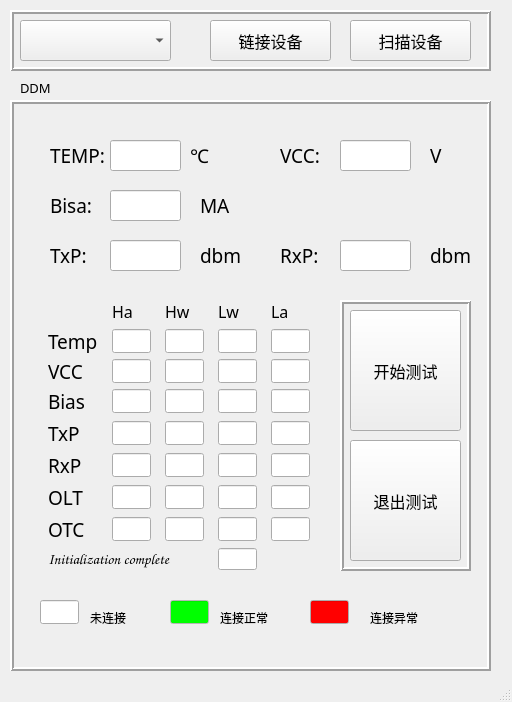
<?xml version="1.0" encoding="UTF-8"?>
<ui version="4.0">
 <class>MainWindow</class>
 <widget class="QMainWindow" name="MainWindow">
  <property name="geometry">
   <rect>
    <x>0</x>
    <y>0</y>
    <width>512</width>
    <height>702</height>
   </rect>
  </property>
  <property name="windowTitle">
   <string>MainWindow</string>
  </property>
  <property name="windowIcon">
   <iconset>
    <normaloff>:/img/maple.png</normaloff>:/img/maple.png</iconset>
  </property>
  <widget class="QWidget" name="centralwidget">
   <widget class="QFrame" name="COM_fram">
    <property name="geometry">
     <rect>
      <x>10</x>
      <y>10</y>
      <width>481</width>
      <height>61</height>
     </rect>
    </property>
    <property name="frameShape">
     <enum>QFrame::Box</enum>
    </property>
    <property name="frameShadow">
     <enum>QFrame::Raised</enum>
    </property>
    <property name="lineWidth">
     <number>2</number>
    </property>
    <widget class="QComboBox" name="comboBox_com">
     <property name="geometry">
      <rect>
       <x>10</x>
       <y>10</y>
       <width>151</width>
       <height>41</height>
      </rect>
     </property>
     <property name="font">
      <font>
       <family>黑体</family>
       <pointsize>12</pointsize>
      </font>
     </property>
    </widget>
    <widget class="QPushButton" name="pushButton_link_com">
     <property name="geometry">
      <rect>
       <x>200</x>
       <y>10</y>
       <width>121</width>
       <height>41</height>
      </rect>
     </property>
     <property name="font">
      <font>
       <family>黑体</family>
       <pointsize>12</pointsize>
      </font>
     </property>
     <property name="text">
      <string>链接设备</string>
     </property>
    </widget>
    <widget class="QPushButton" name="pushButton_sweep_com">
     <property name="geometry">
      <rect>
       <x>340</x>
       <y>10</y>
       <width>121</width>
       <height>41</height>
      </rect>
     </property>
     <property name="font">
      <font>
       <family>黑体</family>
       <pointsize>12</pointsize>
      </font>
     </property>
     <property name="text">
      <string>扫描设备</string>
     </property>
    </widget>
   </widget>
   <widget class="QFrame" name="DDM_fram">
    <property name="geometry">
     <rect>
      <x>10</x>
      <y>100</y>
      <width>481</width>
      <height>571</height>
     </rect>
    </property>
    <property name="frameShape">
     <enum>QFrame::Box</enum>
    </property>
    <property name="frameShadow">
     <enum>QFrame::Raised</enum>
    </property>
    <property name="lineWidth">
     <number>2</number>
    </property>
    <widget class="QLineEdit" name="lineEdit_Temp">
     <property name="geometry">
      <rect>
       <x>100</x>
       <y>40</y>
       <width>71</width>
       <height>31</height>
      </rect>
     </property>
    </widget>
    <widget class="QLineEdit" name="lineEdit_VCC">
     <property name="geometry">
      <rect>
       <x>330</x>
       <y>40</y>
       <width>71</width>
       <height>31</height>
      </rect>
     </property>
    </widget>
    <widget class="QLabel" name="label_temp">
     <property name="geometry">
      <rect>
       <x>40</x>
       <y>40</y>
       <width>61</width>
       <height>31</height>
      </rect>
     </property>
     <property name="font">
      <font>
       <family>黑体</family>
       <pointsize>14</pointsize>
      </font>
     </property>
     <property name="text">
      <string>TEMP:</string>
     </property>
    </widget>
    <widget class="QLabel" name="label_VCC">
     <property name="geometry">
      <rect>
       <x>270</x>
       <y>40</y>
       <width>61</width>
       <height>31</height>
      </rect>
     </property>
     <property name="font">
      <font>
       <family>黑体</family>
       <pointsize>14</pointsize>
      </font>
     </property>
     <property name="text">
      <string>VCC:</string>
     </property>
    </widget>
    <widget class="QLabel" name="label_temp_3">
     <property name="geometry">
      <rect>
       <x>180</x>
       <y>40</y>
       <width>61</width>
       <height>31</height>
      </rect>
     </property>
     <property name="font">
      <font>
       <family>黑体</family>
       <pointsize>14</pointsize>
      </font>
     </property>
     <property name="text">
      <string>℃</string>
     </property>
    </widget>
    <widget class="QLabel" name="label_temp_4">
     <property name="geometry">
      <rect>
       <x>420</x>
       <y>40</y>
       <width>61</width>
       <height>31</height>
      </rect>
     </property>
     <property name="font">
      <font>
       <family>黑体</family>
       <pointsize>14</pointsize>
      </font>
     </property>
     <property name="text">
      <string>V</string>
     </property>
    </widget>
    <widget class="QWidget" name="gridLayoutWidget_4">
     <property name="geometry">
      <rect>
       <x>30</x>
       <y>200</y>
       <width>281</width>
       <height>270</height>
      </rect>
     </property>
     <layout class="QGridLayout" name="gridLayout_D">
      <item row="9" column="3">
       <widget class="QLineEdit" name="lineEdit_INIT">
        <property name="maximumSize">
         <size>
          <width>39</width>
          <height>24</height>
         </size>
        </property>
       </widget>
      </item>
      <item row="5" column="0">
       <widget class="QLabel" name="label_temp_23">
        <property name="font">
         <font>
          <family>黑体</family>
          <pointsize>14</pointsize>
         </font>
        </property>
        <property name="text">
         <string>TxP</string>
        </property>
       </widget>
      </item>
      <item row="2" column="0">
       <widget class="QLabel" name="label_temp_43">
        <property name="maximumSize">
         <size>
          <width>60</width>
          <height>24</height>
         </size>
        </property>
        <property name="font">
         <font>
          <family>黑体</family>
          <pointsize>14</pointsize>
         </font>
        </property>
        <property name="text">
         <string>Temp</string>
        </property>
       </widget>
      </item>
      <item row="6" column="0">
       <widget class="QLabel" name="label_temp_22">
        <property name="font">
         <font>
          <family>黑体</family>
          <pointsize>14</pointsize>
         </font>
        </property>
        <property name="text">
         <string>RxP</string>
        </property>
       </widget>
      </item>
      <item row="4" column="0">
       <widget class="QLabel" name="label_temp_24">
        <property name="font">
         <font>
          <family>黑体</family>
          <pointsize>14</pointsize>
         </font>
        </property>
        <property name="text">
         <string>Bias</string>
        </property>
       </widget>
      </item>
      <item row="1" column="2">
       <widget class="QLabel" name="label_temp_69">
        <property name="maximumSize">
         <size>
          <width>40</width>
          <height>35</height>
         </size>
        </property>
        <property name="font">
         <font>
          <family>黑体</family>
          <pointsize>12</pointsize>
         </font>
        </property>
        <property name="text">
         <string>Hw</string>
        </property>
       </widget>
      </item>
      <item row="2" column="1">
       <widget class="QLineEdit" name="lineEdit_Temp_1">
        <property name="maximumSize">
         <size>
          <width>39</width>
          <height>24</height>
         </size>
        </property>
       </widget>
      </item>
      <item row="5" column="2">
       <widget class="QLineEdit" name="lineEdit_TxP_2">
        <property name="maximumSize">
         <size>
          <width>39</width>
          <height>24</height>
         </size>
        </property>
       </widget>
      </item>
      <item row="3" column="2">
       <widget class="QLineEdit" name="lineEdit_VCC_2">
        <property name="maximumSize">
         <size>
          <width>39</width>
          <height>24</height>
         </size>
        </property>
       </widget>
      </item>
      <item row="4" column="3">
       <widget class="QLineEdit" name="lineEdit_Bias_3">
        <property name="maximumSize">
         <size>
          <width>39</width>
          <height>24</height>
         </size>
        </property>
       </widget>
      </item>
      <item row="4" column="2">
       <widget class="QLineEdit" name="lineEdit_Bias_2">
        <property name="maximumSize">
         <size>
          <width>39</width>
          <height>24</height>
         </size>
        </property>
       </widget>
      </item>
      <item row="3" column="0">
       <widget class="QLabel" name="label_temp_42">
        <property name="maximumSize">
         <size>
          <width>36</width>
          <height>24</height>
         </size>
        </property>
        <property name="font">
         <font>
          <family>黑体</family>
          <pointsize>14</pointsize>
         </font>
        </property>
        <property name="text">
         <string>VCC</string>
        </property>
       </widget>
      </item>
      <item row="7" column="0">
       <widget class="QLabel" name="label_temp_27">
        <property name="font">
         <font>
          <family>黑体</family>
          <pointsize>14</pointsize>
         </font>
        </property>
        <property name="text">
         <string>OLT</string>
        </property>
       </widget>
      </item>
      <item row="5" column="4">
       <widget class="QLineEdit" name="lineEdit_TxP_4">
        <property name="maximumSize">
         <size>
          <width>39</width>
          <height>24</height>
         </size>
        </property>
       </widget>
      </item>
      <item row="4" column="4">
       <widget class="QLineEdit" name="lineEdit_Bias_4">
        <property name="maximumSize">
         <size>
          <width>39</width>
          <height>24</height>
         </size>
        </property>
       </widget>
      </item>
      <item row="5" column="3">
       <widget class="QLineEdit" name="lineEdit_TxP_3">
        <property name="maximumSize">
         <size>
          <width>39</width>
          <height>24</height>
         </size>
        </property>
       </widget>
      </item>
      <item row="1" column="4">
       <widget class="QLabel" name="label_temp_70">
        <property name="maximumSize">
         <size>
          <width>40</width>
          <height>35</height>
         </size>
        </property>
        <property name="font">
         <font>
          <family>黑体</family>
          <pointsize>12</pointsize>
         </font>
        </property>
        <property name="text">
         <string>La</string>
        </property>
       </widget>
      </item>
      <item row="3" column="1">
       <widget class="QLineEdit" name="lineEdit_VCC_1">
        <property name="maximumSize">
         <size>
          <width>39</width>
          <height>24</height>
         </size>
        </property>
       </widget>
      </item>
      <item row="3" column="4">
       <widget class="QLineEdit" name="lineEdit_VCC_4">
        <property name="maximumSize">
         <size>
          <width>39</width>
          <height>24</height>
         </size>
        </property>
       </widget>
      </item>
      <item row="6" column="3">
       <widget class="QLineEdit" name="lineEdit_RxP_3">
        <property name="maximumSize">
         <size>
          <width>39</width>
          <height>24</height>
         </size>
        </property>
       </widget>
      </item>
      <item row="3" column="3">
       <widget class="QLineEdit" name="lineEdit_VCC_3">
        <property name="maximumSize">
         <size>
          <width>39</width>
          <height>24</height>
         </size>
        </property>
       </widget>
      </item>
      <item row="2" column="4">
       <widget class="QLineEdit" name="lineEdit_Temp_4">
        <property name="maximumSize">
         <size>
          <width>39</width>
          <height>24</height>
         </size>
        </property>
       </widget>
      </item>
      <item row="6" column="4">
       <widget class="QLineEdit" name="lineEdit_RxP_4">
        <property name="maximumSize">
         <size>
          <width>39</width>
          <height>24</height>
         </size>
        </property>
       </widget>
      </item>
      <item row="2" column="2">
       <widget class="QLineEdit" name="lineEdit_Temp_2">
        <property name="maximumSize">
         <size>
          <width>39</width>
          <height>24</height>
         </size>
        </property>
       </widget>
      </item>
      <item row="6" column="2">
       <widget class="QLineEdit" name="lineEdit_RxP_2">
        <property name="maximumSize">
         <size>
          <width>39</width>
          <height>24</height>
         </size>
        </property>
       </widget>
      </item>
      <item row="4" column="1">
       <widget class="QLineEdit" name="lineEdit_Bias_1">
        <property name="maximumSize">
         <size>
          <width>39</width>
          <height>24</height>
         </size>
        </property>
       </widget>
      </item>
      <item row="1" column="1">
       <widget class="QLabel" name="label_temp_75">
        <property name="maximumSize">
         <size>
          <width>40</width>
          <height>35</height>
         </size>
        </property>
        <property name="font">
         <font>
          <family>黑体</family>
          <pointsize>12</pointsize>
         </font>
        </property>
        <property name="text">
         <string>Ha</string>
        </property>
       </widget>
      </item>
      <item row="1" column="3">
       <widget class="QLabel" name="label_temp_71">
        <property name="maximumSize">
         <size>
          <width>40</width>
          <height>35</height>
         </size>
        </property>
        <property name="font">
         <font>
          <family>黑体</family>
          <pointsize>12</pointsize>
         </font>
        </property>
        <property name="text">
         <string>Lw</string>
        </property>
       </widget>
      </item>
      <item row="2" column="3">
       <widget class="QLineEdit" name="lineEdit_Temp_3">
        <property name="maximumSize">
         <size>
          <width>39</width>
          <height>24</height>
         </size>
        </property>
       </widget>
      </item>
      <item row="6" column="1">
       <widget class="QLineEdit" name="lineEdit_RxP_1">
        <property name="maximumSize">
         <size>
          <width>39</width>
          <height>24</height>
         </size>
        </property>
       </widget>
      </item>
      <item row="5" column="1">
       <widget class="QLineEdit" name="lineEdit_TxP_1">
        <property name="maximumSize">
         <size>
          <width>39</width>
          <height>24</height>
         </size>
        </property>
       </widget>
      </item>
      <item row="9" column="0" colspan="3">
       <widget class="QLabel" name="label_temp_44">
        <property name="maximumSize">
         <size>
          <width>1000</width>
          <height>24</height>
         </size>
        </property>
        <property name="font">
         <font>
          <family>Comic Sans MS</family>
          <pointsize>11</pointsize>
         </font>
        </property>
        <property name="text">
         <string>Initialization complete</string>
        </property>
       </widget>
      </item>
      <item row="8" column="0">
       <widget class="QLabel" name="label_temp_26">
        <property name="font">
         <font>
          <family>黑体</family>
          <pointsize>14</pointsize>
         </font>
        </property>
        <property name="text">
         <string>OTC</string>
        </property>
       </widget>
      </item>
      <item row="7" column="1">
       <widget class="QLineEdit" name="lineEdit_OLT_1">
        <property name="maximumSize">
         <size>
          <width>39</width>
          <height>24</height>
         </size>
        </property>
       </widget>
      </item>
      <item row="7" column="2">
       <widget class="QLineEdit" name="lineEdit_OLT_2">
        <property name="maximumSize">
         <size>
          <width>39</width>
          <height>24</height>
         </size>
        </property>
       </widget>
      </item>
      <item row="7" column="3">
       <widget class="QLineEdit" name="lineEdit_OLT_3">
        <property name="maximumSize">
         <size>
          <width>39</width>
          <height>24</height>
         </size>
        </property>
       </widget>
      </item>
      <item row="7" column="4">
       <widget class="QLineEdit" name="lineEdit_OLT_4">
        <property name="maximumSize">
         <size>
          <width>39</width>
          <height>24</height>
         </size>
        </property>
       </widget>
      </item>
      <item row="8" column="1">
       <widget class="QLineEdit" name="lineEdit_OTC_1">
        <property name="maximumSize">
         <size>
          <width>39</width>
          <height>24</height>
         </size>
        </property>
       </widget>
      </item>
      <item row="8" column="2">
       <widget class="QLineEdit" name="lineEdit_OTC_2">
        <property name="maximumSize">
         <size>
          <width>39</width>
          <height>24</height>
         </size>
        </property>
       </widget>
      </item>
      <item row="8" column="3">
       <widget class="QLineEdit" name="lineEdit_OTC_3">
        <property name="maximumSize">
         <size>
          <width>39</width>
          <height>24</height>
         </size>
        </property>
       </widget>
      </item>
      <item row="8" column="4">
       <widget class="QLineEdit" name="lineEdit_OTC_4">
        <property name="maximumSize">
         <size>
          <width>39</width>
          <height>24</height>
         </size>
        </property>
       </widget>
      </item>
     </layout>
    </widget>
    <widget class="QLineEdit" name="lineEdit_green">
     <property name="geometry">
      <rect>
       <x>160</x>
       <y>500</y>
       <width>39</width>
       <height>24</height>
      </rect>
     </property>
     <property name="maximumSize">
      <size>
       <width>39</width>
       <height>24</height>
      </size>
     </property>
     <property name="palette">
      <palette>
       <active>
        <colorrole role="WindowText">
         <brush brushstyle="SolidPattern">
          <color alpha="255">
           <red>0</red>
           <green>0</green>
           <blue>0</blue>
          </color>
         </brush>
        </colorrole>
        <colorrole role="Button">
         <brush brushstyle="SolidPattern">
          <color alpha="255">
           <red>255</red>
           <green>255</green>
           <blue>255</blue>
          </color>
         </brush>
        </colorrole>
        <colorrole role="Light">
         <brush brushstyle="SolidPattern">
          <color alpha="255">
           <red>255</red>
           <green>255</green>
           <blue>255</blue>
          </color>
         </brush>
        </colorrole>
        <colorrole role="Midlight">
         <brush brushstyle="SolidPattern">
          <color alpha="255">
           <red>255</red>
           <green>255</green>
           <blue>255</blue>
          </color>
         </brush>
        </colorrole>
        <colorrole role="Dark">
         <brush brushstyle="SolidPattern">
          <color alpha="255">
           <red>127</red>
           <green>127</green>
           <blue>127</blue>
          </color>
         </brush>
        </colorrole>
        <colorrole role="Mid">
         <brush brushstyle="SolidPattern">
          <color alpha="255">
           <red>170</red>
           <green>170</green>
           <blue>170</blue>
          </color>
         </brush>
        </colorrole>
        <colorrole role="Text">
         <brush brushstyle="SolidPattern">
          <color alpha="255">
           <red>0</red>
           <green>0</green>
           <blue>0</blue>
          </color>
         </brush>
        </colorrole>
        <colorrole role="BrightText">
         <brush brushstyle="SolidPattern">
          <color alpha="255">
           <red>255</red>
           <green>255</green>
           <blue>255</blue>
          </color>
         </brush>
        </colorrole>
        <colorrole role="ButtonText">
         <brush brushstyle="SolidPattern">
          <color alpha="255">
           <red>0</red>
           <green>0</green>
           <blue>0</blue>
          </color>
         </brush>
        </colorrole>
        <colorrole role="Base">
         <brush brushstyle="SolidPattern">
          <color alpha="255">
           <red>0</red>
           <green>255</green>
           <blue>0</blue>
          </color>
         </brush>
        </colorrole>
        <colorrole role="Window">
         <brush brushstyle="SolidPattern">
          <color alpha="255">
           <red>255</red>
           <green>255</green>
           <blue>255</blue>
          </color>
         </brush>
        </colorrole>
        <colorrole role="Shadow">
         <brush brushstyle="SolidPattern">
          <color alpha="255">
           <red>0</red>
           <green>0</green>
           <blue>0</blue>
          </color>
         </brush>
        </colorrole>
        <colorrole role="AlternateBase">
         <brush brushstyle="SolidPattern">
          <color alpha="255">
           <red>255</red>
           <green>255</green>
           <blue>255</blue>
          </color>
         </brush>
        </colorrole>
        <colorrole role="ToolTipBase">
         <brush brushstyle="SolidPattern">
          <color alpha="255">
           <red>255</red>
           <green>255</green>
           <blue>220</blue>
          </color>
         </brush>
        </colorrole>
        <colorrole role="ToolTipText">
         <brush brushstyle="SolidPattern">
          <color alpha="255">
           <red>0</red>
           <green>0</green>
           <blue>0</blue>
          </color>
         </brush>
        </colorrole>
        <colorrole role="PlaceholderText">
         <brush brushstyle="SolidPattern">
          <color alpha="128">
           <red>0</red>
           <green>0</green>
           <blue>0</blue>
          </color>
         </brush>
        </colorrole>
       </active>
       <inactive>
        <colorrole role="WindowText">
         <brush brushstyle="SolidPattern">
          <color alpha="255">
           <red>0</red>
           <green>0</green>
           <blue>0</blue>
          </color>
         </brush>
        </colorrole>
        <colorrole role="Button">
         <brush brushstyle="SolidPattern">
          <color alpha="255">
           <red>255</red>
           <green>255</green>
           <blue>255</blue>
          </color>
         </brush>
        </colorrole>
        <colorrole role="Light">
         <brush brushstyle="SolidPattern">
          <color alpha="255">
           <red>255</red>
           <green>255</green>
           <blue>255</blue>
          </color>
         </brush>
        </colorrole>
        <colorrole role="Midlight">
         <brush brushstyle="SolidPattern">
          <color alpha="255">
           <red>255</red>
           <green>255</green>
           <blue>255</blue>
          </color>
         </brush>
        </colorrole>
        <colorrole role="Dark">
         <brush brushstyle="SolidPattern">
          <color alpha="255">
           <red>127</red>
           <green>127</green>
           <blue>127</blue>
          </color>
         </brush>
        </colorrole>
        <colorrole role="Mid">
         <brush brushstyle="SolidPattern">
          <color alpha="255">
           <red>170</red>
           <green>170</green>
           <blue>170</blue>
          </color>
         </brush>
        </colorrole>
        <colorrole role="Text">
         <brush brushstyle="SolidPattern">
          <color alpha="255">
           <red>0</red>
           <green>0</green>
           <blue>0</blue>
          </color>
         </brush>
        </colorrole>
        <colorrole role="BrightText">
         <brush brushstyle="SolidPattern">
          <color alpha="255">
           <red>255</red>
           <green>255</green>
           <blue>255</blue>
          </color>
         </brush>
        </colorrole>
        <colorrole role="ButtonText">
         <brush brushstyle="SolidPattern">
          <color alpha="255">
           <red>0</red>
           <green>0</green>
           <blue>0</blue>
          </color>
         </brush>
        </colorrole>
        <colorrole role="Base">
         <brush brushstyle="SolidPattern">
          <color alpha="255">
           <red>0</red>
           <green>255</green>
           <blue>0</blue>
          </color>
         </brush>
        </colorrole>
        <colorrole role="Window">
         <brush brushstyle="SolidPattern">
          <color alpha="255">
           <red>255</red>
           <green>255</green>
           <blue>255</blue>
          </color>
         </brush>
        </colorrole>
        <colorrole role="Shadow">
         <brush brushstyle="SolidPattern">
          <color alpha="255">
           <red>0</red>
           <green>0</green>
           <blue>0</blue>
          </color>
         </brush>
        </colorrole>
        <colorrole role="AlternateBase">
         <brush brushstyle="SolidPattern">
          <color alpha="255">
           <red>255</red>
           <green>255</green>
           <blue>255</blue>
          </color>
         </brush>
        </colorrole>
        <colorrole role="ToolTipBase">
         <brush brushstyle="SolidPattern">
          <color alpha="255">
           <red>255</red>
           <green>255</green>
           <blue>220</blue>
          </color>
         </brush>
        </colorrole>
        <colorrole role="ToolTipText">
         <brush brushstyle="SolidPattern">
          <color alpha="255">
           <red>0</red>
           <green>0</green>
           <blue>0</blue>
          </color>
         </brush>
        </colorrole>
        <colorrole role="PlaceholderText">
         <brush brushstyle="SolidPattern">
          <color alpha="128">
           <red>0</red>
           <green>0</green>
           <blue>0</blue>
          </color>
         </brush>
        </colorrole>
       </inactive>
       <disabled>
        <colorrole role="WindowText">
         <brush brushstyle="SolidPattern">
          <color alpha="255">
           <red>127</red>
           <green>127</green>
           <blue>127</blue>
          </color>
         </brush>
        </colorrole>
        <colorrole role="Button">
         <brush brushstyle="SolidPattern">
          <color alpha="255">
           <red>255</red>
           <green>255</green>
           <blue>255</blue>
          </color>
         </brush>
        </colorrole>
        <colorrole role="Light">
         <brush brushstyle="SolidPattern">
          <color alpha="255">
           <red>255</red>
           <green>255</green>
           <blue>255</blue>
          </color>
         </brush>
        </colorrole>
        <colorrole role="Midlight">
         <brush brushstyle="SolidPattern">
          <color alpha="255">
           <red>255</red>
           <green>255</green>
           <blue>255</blue>
          </color>
         </brush>
        </colorrole>
        <colorrole role="Dark">
         <brush brushstyle="SolidPattern">
          <color alpha="255">
           <red>127</red>
           <green>127</green>
           <blue>127</blue>
          </color>
         </brush>
        </colorrole>
        <colorrole role="Mid">
         <brush brushstyle="SolidPattern">
          <color alpha="255">
           <red>170</red>
           <green>170</green>
           <blue>170</blue>
          </color>
         </brush>
        </colorrole>
        <colorrole role="Text">
         <brush brushstyle="SolidPattern">
          <color alpha="255">
           <red>127</red>
           <green>127</green>
           <blue>127</blue>
          </color>
         </brush>
        </colorrole>
        <colorrole role="BrightText">
         <brush brushstyle="SolidPattern">
          <color alpha="255">
           <red>255</red>
           <green>255</green>
           <blue>255</blue>
          </color>
         </brush>
        </colorrole>
        <colorrole role="ButtonText">
         <brush brushstyle="SolidPattern">
          <color alpha="255">
           <red>127</red>
           <green>127</green>
           <blue>127</blue>
          </color>
         </brush>
        </colorrole>
        <colorrole role="Base">
         <brush brushstyle="SolidPattern">
          <color alpha="255">
           <red>255</red>
           <green>255</green>
           <blue>255</blue>
          </color>
         </brush>
        </colorrole>
        <colorrole role="Window">
         <brush brushstyle="SolidPattern">
          <color alpha="255">
           <red>255</red>
           <green>255</green>
           <blue>255</blue>
          </color>
         </brush>
        </colorrole>
        <colorrole role="Shadow">
         <brush brushstyle="SolidPattern">
          <color alpha="255">
           <red>0</red>
           <green>0</green>
           <blue>0</blue>
          </color>
         </brush>
        </colorrole>
        <colorrole role="AlternateBase">
         <brush brushstyle="SolidPattern">
          <color alpha="255">
           <red>255</red>
           <green>255</green>
           <blue>255</blue>
          </color>
         </brush>
        </colorrole>
        <colorrole role="ToolTipBase">
         <brush brushstyle="SolidPattern">
          <color alpha="255">
           <red>255</red>
           <green>255</green>
           <blue>220</blue>
          </color>
         </brush>
        </colorrole>
        <colorrole role="ToolTipText">
         <brush brushstyle="SolidPattern">
          <color alpha="255">
           <red>0</red>
           <green>0</green>
           <blue>0</blue>
          </color>
         </brush>
        </colorrole>
        <colorrole role="PlaceholderText">
         <brush brushstyle="SolidPattern">
          <color alpha="128">
           <red>0</red>
           <green>0</green>
           <blue>0</blue>
          </color>
         </brush>
        </colorrole>
       </disabled>
      </palette>
     </property>
    </widget>
    <widget class="QLineEdit" name="lineEdit_white">
     <property name="geometry">
      <rect>
       <x>30</x>
       <y>500</y>
       <width>39</width>
       <height>24</height>
      </rect>
     </property>
     <property name="maximumSize">
      <size>
       <width>39</width>
       <height>24</height>
      </size>
     </property>
    </widget>
    <widget class="QLineEdit" name="lineEdit_red">
     <property name="geometry">
      <rect>
       <x>300</x>
       <y>500</y>
       <width>39</width>
       <height>24</height>
      </rect>
     </property>
     <property name="maximumSize">
      <size>
       <width>39</width>
       <height>24</height>
      </size>
     </property>
     <property name="palette">
      <palette>
       <active>
        <colorrole role="Base">
         <brush brushstyle="SolidPattern">
          <color alpha="255">
           <red>255</red>
           <green>0</green>
           <blue>0</blue>
          </color>
         </brush>
        </colorrole>
       </active>
       <inactive>
        <colorrole role="Base">
         <brush brushstyle="SolidPattern">
          <color alpha="255">
           <red>255</red>
           <green>0</green>
           <blue>0</blue>
          </color>
         </brush>
        </colorrole>
       </inactive>
       <disabled>
        <colorrole role="Base">
         <brush brushstyle="SolidPattern">
          <color alpha="255">
           <red>240</red>
           <green>240</green>
           <blue>240</blue>
          </color>
         </brush>
        </colorrole>
       </disabled>
      </palette>
     </property>
    </widget>
    <widget class="QLabel" name="label_2">
     <property name="geometry">
      <rect>
       <x>80</x>
       <y>510</y>
       <width>72</width>
       <height>15</height>
      </rect>
     </property>
     <property name="text">
      <string>未连接</string>
     </property>
    </widget>
    <widget class="QLabel" name="label_3">
     <property name="geometry">
      <rect>
       <x>210</x>
       <y>510</y>
       <width>72</width>
       <height>15</height>
      </rect>
     </property>
     <property name="text">
      <string>连接正常</string>
     </property>
    </widget>
    <widget class="QLabel" name="label_4">
     <property name="geometry">
      <rect>
       <x>360</x>
       <y>510</y>
       <width>72</width>
       <height>15</height>
      </rect>
     </property>
     <property name="text">
      <string>连接异常</string>
     </property>
    </widget>
    <widget class="QLabel" name="label_temp_2">
     <property name="geometry">
      <rect>
       <x>40</x>
       <y>90</y>
       <width>61</width>
       <height>31</height>
      </rect>
     </property>
     <property name="font">
      <font>
       <family>黑体</family>
       <pointsize>14</pointsize>
      </font>
     </property>
     <property name="text">
      <string>Bisa:</string>
     </property>
    </widget>
    <widget class="QLineEdit" name="lineEdit_Bias">
     <property name="geometry">
      <rect>
       <x>100</x>
       <y>90</y>
       <width>71</width>
       <height>31</height>
      </rect>
     </property>
    </widget>
    <widget class="QLabel" name="label_temp_5">
     <property name="geometry">
      <rect>
       <x>190</x>
       <y>90</y>
       <width>61</width>
       <height>31</height>
      </rect>
     </property>
     <property name="font">
      <font>
       <family>黑体</family>
       <pointsize>14</pointsize>
      </font>
     </property>
     <property name="text">
      <string>MA</string>
     </property>
    </widget>
    <widget class="QLabel" name="label_VCC_2">
     <property name="geometry">
      <rect>
       <x>40</x>
       <y>140</y>
       <width>61</width>
       <height>31</height>
      </rect>
     </property>
     <property name="font">
      <font>
       <family>黑体</family>
       <pointsize>14</pointsize>
      </font>
     </property>
     <property name="text">
      <string>TxP:</string>
     </property>
    </widget>
    <widget class="QLineEdit" name="lineEdit_TxP">
     <property name="geometry">
      <rect>
       <x>100</x>
       <y>140</y>
       <width>71</width>
       <height>31</height>
      </rect>
     </property>
    </widget>
    <widget class="QLabel" name="label_temp_6">
     <property name="geometry">
      <rect>
       <x>190</x>
       <y>140</y>
       <width>61</width>
       <height>31</height>
      </rect>
     </property>
     <property name="font">
      <font>
       <family>黑体</family>
       <pointsize>14</pointsize>
      </font>
     </property>
     <property name="text">
      <string>dbm</string>
     </property>
    </widget>
    <widget class="QLabel" name="label_VCC_3">
     <property name="geometry">
      <rect>
       <x>270</x>
       <y>140</y>
       <width>61</width>
       <height>31</height>
      </rect>
     </property>
     <property name="font">
      <font>
       <family>黑体</family>
       <pointsize>14</pointsize>
      </font>
     </property>
     <property name="text">
      <string>RxP:</string>
     </property>
    </widget>
    <widget class="QLineEdit" name="lineEdit_RxP">
     <property name="geometry">
      <rect>
       <x>330</x>
       <y>140</y>
       <width>71</width>
       <height>31</height>
      </rect>
     </property>
    </widget>
    <widget class="QLabel" name="label_temp_7">
     <property name="geometry">
      <rect>
       <x>420</x>
       <y>140</y>
       <width>61</width>
       <height>31</height>
      </rect>
     </property>
     <property name="font">
      <font>
       <family>黑体</family>
       <pointsize>14</pointsize>
      </font>
     </property>
     <property name="text">
      <string>dbm</string>
     </property>
    </widget>
    <widget class="QFrame" name="EXIT_fram">
     <property name="geometry">
      <rect>
       <x>330</x>
       <y>200</y>
       <width>131</width>
       <height>271</height>
      </rect>
     </property>
     <property name="frameShape">
      <enum>QFrame::Box</enum>
     </property>
     <property name="frameShadow">
      <enum>QFrame::Raised</enum>
     </property>
     <property name="lineWidth">
      <number>2</number>
     </property>
     <widget class="QPushButton" name="pushButton_exit">
      <property name="geometry">
       <rect>
        <x>10</x>
        <y>140</y>
        <width>111</width>
        <height>121</height>
       </rect>
      </property>
      <property name="minimumSize">
       <size>
        <width>0</width>
        <height>41</height>
       </size>
      </property>
      <property name="font">
       <font>
        <family>黑体</family>
        <pointsize>12</pointsize>
       </font>
      </property>
      <property name="text">
       <string>退出测试</string>
      </property>
     </widget>
     <widget class="QPushButton" name="pushButton_OK">
      <property name="geometry">
       <rect>
        <x>10</x>
        <y>10</y>
        <width>111</width>
        <height>121</height>
       </rect>
      </property>
      <property name="minimumSize">
       <size>
        <width>0</width>
        <height>41</height>
       </size>
      </property>
      <property name="font">
       <font>
        <family>黑体</family>
        <pointsize>12</pointsize>
       </font>
      </property>
      <property name="text">
       <string>开始测试</string>
      </property>
     </widget>
    </widget>
   </widget>
   <widget class="QLabel" name="label">
    <property name="geometry">
     <rect>
      <x>20</x>
      <y>80</y>
      <width>72</width>
      <height>15</height>
     </rect>
    </property>
    <property name="font">
     <font>
      <family>黑体</family>
      <pointsize>10</pointsize>
     </font>
    </property>
    <property name="text">
     <string>DDM</string>
    </property>
   </widget>
  </widget>
  <widget class="QStatusBar" name="statusbar"/>
 </widget>
 <tabstops>
  <tabstop>comboBox_com</tabstop>
  <tabstop>pushButton_link_com</tabstop>
  <tabstop>pushButton_sweep_com</tabstop>
  <tabstop>lineEdit_Temp</tabstop>
  <tabstop>lineEdit_VCC</tabstop>
  <tabstop>lineEdit_Temp_1</tabstop>
  <tabstop>lineEdit_Temp_2</tabstop>
  <tabstop>lineEdit_Temp_3</tabstop>
  <tabstop>lineEdit_Temp_4</tabstop>
  <tabstop>lineEdit_VCC_1</tabstop>
  <tabstop>lineEdit_VCC_2</tabstop>
  <tabstop>lineEdit_VCC_3</tabstop>
  <tabstop>lineEdit_VCC_4</tabstop>
  <tabstop>lineEdit_INIT</tabstop>
  <tabstop>lineEdit_white</tabstop>
  <tabstop>lineEdit_green</tabstop>
  <tabstop>lineEdit_red</tabstop>
  <tabstop>pushButton_exit</tabstop>
 </tabstops>
 <resources/>
 <connections/>
</ui>
